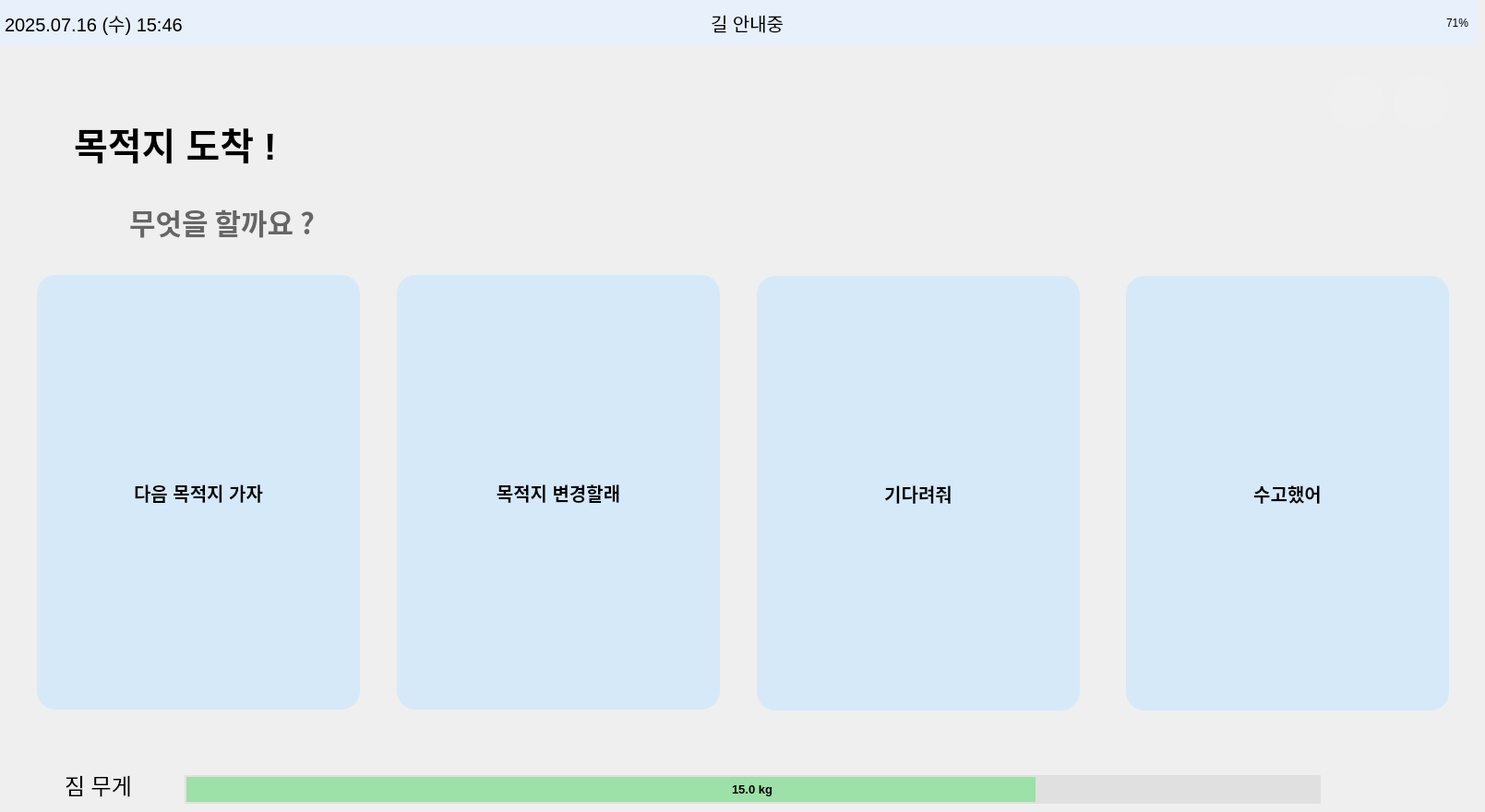
    <widget class="QWidget" name="page_decision_after_arrived">
     <widget class="QPushButton" name="btn_go_next_goal9">
      <property name="geometry">
       <rect>
        <x>40</x>
        <y>298</y>
        <width>350</width>
        <height>471</height>
       </rect>
      </property>
      <property name="font">
       <font>
        <pointsize>-1</pointsize>
        <weight>75</weight>
        <bold>true</bold>
       </font>
      </property>
      <property name="styleSheet">
       <string notr="true">QPushButton {
    background-color: #d6e9f9;
    border: none;
    border-radius: 20px;  /* 숫자 키울수록 더 둥글게 */
    padding: 8px 16px;    /* 내부 여백 */
    font-size: 20px;      /* 글자 크기(선택사항) */
}
</string>
      </property>
      <property name="text">
       <string>다음 목적지 가자</string>
      </property>
     </widget>
     <widget class="QProgressBar" name="weight_bar9">
      <property name="geometry">
       <rect>
        <x>200</x>
        <y>840</y>
        <width>1231</width>
        <height>31</height>
       </rect>
      </property>
      <property name="font">
       <font>
        <pointsize>10</pointsize>
        <weight>75</weight>
        <bold>true</bold>
       </font>
      </property>
      <property name="styleSheet">
       <string notr="true">QProgressBar {
    border: 2px solid #E0E0E0;         /* 테두리: 불투명 회색 */
    border-radius: 30px;               /* 둥글게 */
    background-color: #E0E0E0;         /* 배경: 불투명 연회색 */
    text-align: center;                /* 텍스트 중앙 정렬 */
}

QProgressBar::chunk {
    background-color: rgba(129, 224, 144, 180);   /* 초록색 바 + 투명도 */
    border-radius: 30px;
}
</string>
      </property>
      <property name="maximum">
       <number>20000</number>
      </property>
      <property name="value">
       <number>15000</number>
      </property>
      <property name="format">
       <string>15.0 kg</string>
      </property>
     </widget>
     <widget class="QPushButton" name="btn_back9">
      <property name="geometry">
       <rect>
        <x>1510</x>
        <y>80</y>
        <width>60</width>
        <height>60</height>
       </rect>
      </property>
      <property name="palette">
       <palette>
        <active>
         <colorrole role="Button">
          <brush brushstyle="SolidPattern">
           <color alpha="255">
            <red>240</red>
            <green>240</green>
            <blue>240</blue>
           </color>
          </brush>
         </colorrole>
         <colorrole role="Base">
          <brush brushstyle="SolidPattern">
           <color alpha="255">
            <red>240</red>
            <green>240</green>
            <blue>240</blue>
           </color>
          </brush>
         </colorrole>
         <colorrole role="Window">
          <brush brushstyle="SolidPattern">
           <color alpha="255">
            <red>240</red>
            <green>240</green>
            <blue>240</blue>
           </color>
          </brush>
         </colorrole>
        </active>
        <inactive>
         <colorrole role="Button">
          <brush brushstyle="SolidPattern">
           <color alpha="255">
            <red>240</red>
            <green>240</green>
            <blue>240</blue>
           </color>
          </brush>
         </colorrole>
         <colorrole role="Base">
          <brush brushstyle="SolidPattern">
           <color alpha="255">
            <red>240</red>
            <green>240</green>
            <blue>240</blue>
           </color>
          </brush>
         </colorrole>
         <colorrole role="Window">
          <brush brushstyle="SolidPattern">
           <color alpha="255">
            <red>240</red>
            <green>240</green>
            <blue>240</blue>
           </color>
          </brush>
         </colorrole>
        </inactive>
        <disabled>
         <colorrole role="Button">
          <brush brushstyle="SolidPattern">
           <color alpha="255">
            <red>240</red>
            <green>240</green>
            <blue>240</blue>
           </color>
          </brush>
         </colorrole>
         <colorrole role="Base">
          <brush brushstyle="SolidPattern">
           <color alpha="255">
            <red>240</red>
            <green>240</green>
            <blue>240</blue>
           </color>
          </brush>
         </colorrole>
         <colorrole role="Window">
          <brush brushstyle="SolidPattern">
           <color alpha="255">
            <red>240</red>
            <green>240</green>
            <blue>240</blue>
           </color>
          </brush>
         </colorrole>
        </disabled>
       </palette>
      </property>
      <property name="styleSheet">
       <string notr="true">QPushButton {
    border: none;
    border-radius: 30px;
    background-color: #F0F0F0;
}</string>
      </property>
      <property name="text">
       <string/>
      </property>
      <property name="icon">
       <iconset>
        <normaloff>icon/back.png</normaloff>icon/back.png</iconset>
      </property>
      <property name="iconSize">
       <size>
        <width>40</width>
        <height>40</height>
       </size>
      </property>
     </widget>
     <widget class="QFrame" name="topbar9">
      <property name="geometry">
       <rect>
        <x>0</x>
        <y>0</y>
        <width>1600</width>
        <height>50</height>
       </rect>
      </property>
      <property name="palette">
       <palette>
        <active>
         <colorrole role="WindowText">
          <brush brushstyle="SolidPattern">
           <color alpha="255">
            <red>0</red>
            <green>0</green>
            <blue>0</blue>
           </color>
          </brush>
         </colorrole>
         <colorrole role="Button">
          <brush brushstyle="SolidPattern">
           <color alpha="255">
            <red>231</red>
            <green>240</green>
            <blue>251</blue>
           </color>
          </brush>
         </colorrole>
         <colorrole role="Light">
          <brush brushstyle="SolidPattern">
           <color alpha="255">
            <red>255</red>
            <green>116</green>
            <blue>116</blue>
           </color>
          </brush>
         </colorrole>
         <colorrole role="Midlight">
          <brush brushstyle="SolidPattern">
           <color alpha="255">
            <red>247</red>
            <green>63</green>
            <blue>63</blue>
           </color>
          </brush>
         </colorrole>
         <colorrole role="Dark">
          <brush brushstyle="SolidPattern">
           <color alpha="255">
            <red>120</red>
            <green>6</green>
            <blue>6</blue>
           </color>
          </brush>
         </colorrole>
         <colorrole role="Mid">
          <brush brushstyle="SolidPattern">
           <color alpha="255">
            <red>160</red>
            <green>7</green>
            <blue>7</blue>
           </color>
          </brush>
         </colorrole>
         <colorrole role="Text">
          <brush brushstyle="SolidPattern">
           <color alpha="255">
            <red>0</red>
            <green>0</green>
            <blue>0</blue>
           </color>
          </brush>
         </colorrole>
         <colorrole role="BrightText">
          <brush brushstyle="SolidPattern">
           <color alpha="255">
            <red>255</red>
            <green>255</green>
            <blue>255</blue>
           </color>
          </brush>
         </colorrole>
         <colorrole role="ButtonText">
          <brush brushstyle="SolidPattern">
           <color alpha="255">
            <red>0</red>
            <green>0</green>
            <blue>0</blue>
           </color>
          </brush>
         </colorrole>
         <colorrole role="Base">
          <brush brushstyle="SolidPattern">
           <color alpha="255">
            <red>231</red>
            <green>240</green>
            <blue>251</blue>
           </color>
          </brush>
         </colorrole>
         <colorrole role="Window">
          <brush brushstyle="SolidPattern">
           <color alpha="255">
            <red>231</red>
            <green>240</green>
            <blue>251</blue>
           </color>
          </brush>
         </colorrole>
         <colorrole role="Shadow">
          <brush brushstyle="SolidPattern">
           <color alpha="255">
            <red>0</red>
            <green>0</green>
            <blue>0</blue>
           </color>
          </brush>
         </colorrole>
         <colorrole role="AlternateBase">
          <brush brushstyle="SolidPattern">
           <color alpha="255">
            <red>247</red>
            <green>133</green>
            <blue>133</blue>
           </color>
          </brush>
         </colorrole>
         <colorrole role="ToolTipBase">
          <brush brushstyle="SolidPattern">
           <color alpha="255">
            <red>255</red>
            <green>255</green>
            <blue>220</blue>
           </color>
          </brush>
         </colorrole>
         <colorrole role="ToolTipText">
          <brush brushstyle="SolidPattern">
           <color alpha="255">
            <red>0</red>
            <green>0</green>
            <blue>0</blue>
           </color>
          </brush>
         </colorrole>
         <colorrole role="PlaceholderText">
          <brush brushstyle="SolidPattern">
           <color alpha="128">
            <red>0</red>
            <green>0</green>
            <blue>0</blue>
           </color>
          </brush>
         </colorrole>
        </active>
        <inactive>
         <colorrole role="WindowText">
          <brush brushstyle="SolidPattern">
           <color alpha="255">
            <red>0</red>
            <green>0</green>
            <blue>0</blue>
           </color>
          </brush>
         </colorrole>
         <colorrole role="Button">
          <brush brushstyle="SolidPattern">
           <color alpha="255">
            <red>231</red>
            <green>240</green>
            <blue>251</blue>
           </color>
          </brush>
         </colorrole>
         <colorrole role="Light">
          <brush brushstyle="SolidPattern">
           <color alpha="255">
            <red>255</red>
            <green>116</green>
            <blue>116</blue>
           </color>
          </brush>
         </colorrole>
         <colorrole role="Midlight">
          <brush brushstyle="SolidPattern">
           <color alpha="255">
            <red>247</red>
            <green>63</green>
            <blue>63</blue>
           </color>
          </brush>
         </colorrole>
         <colorrole role="Dark">
          <brush brushstyle="SolidPattern">
           <color alpha="255">
            <red>120</red>
            <green>6</green>
            <blue>6</blue>
           </color>
          </brush>
         </colorrole>
         <colorrole role="Mid">
          <brush brushstyle="SolidPattern">
           <color alpha="255">
            <red>160</red>
            <green>7</green>
            <blue>7</blue>
           </color>
          </brush>
         </colorrole>
         <colorrole role="Text">
          <brush brushstyle="SolidPattern">
           <color alpha="255">
            <red>0</red>
            <green>0</green>
            <blue>0</blue>
           </color>
          </brush>
         </colorrole>
         <colorrole role="BrightText">
          <brush brushstyle="SolidPattern">
           <color alpha="255">
            <red>255</red>
            <green>255</green>
            <blue>255</blue>
           </color>
          </brush>
         </colorrole>
         <colorrole role="ButtonText">
          <brush brushstyle="SolidPattern">
           <color alpha="255">
            <red>0</red>
            <green>0</green>
            <blue>0</blue>
           </color>
          </brush>
         </colorrole>
         <colorrole role="Base">
          <brush brushstyle="SolidPattern">
           <color alpha="255">
            <red>231</red>
            <green>240</green>
            <blue>251</blue>
           </color>
          </brush>
         </colorrole>
         <colorrole role="Window">
          <brush brushstyle="SolidPattern">
           <color alpha="255">
            <red>231</red>
            <green>240</green>
            <blue>251</blue>
           </color>
          </brush>
         </colorrole>
         <colorrole role="Shadow">
          <brush brushstyle="SolidPattern">
           <color alpha="255">
            <red>0</red>
            <green>0</green>
            <blue>0</blue>
           </color>
          </brush>
         </colorrole>
         <colorrole role="AlternateBase">
          <brush brushstyle="SolidPattern">
           <color alpha="255">
            <red>247</red>
            <green>133</green>
            <blue>133</blue>
           </color>
          </brush>
         </colorrole>
         <colorrole role="ToolTipBase">
          <brush brushstyle="SolidPattern">
           <color alpha="255">
            <red>255</red>
            <green>255</green>
            <blue>220</blue>
           </color>
          </brush>
         </colorrole>
         <colorrole role="ToolTipText">
          <brush brushstyle="SolidPattern">
           <color alpha="255">
            <red>0</red>
            <green>0</green>
            <blue>0</blue>
           </color>
          </brush>
         </colorrole>
         <colorrole role="PlaceholderText">
          <brush brushstyle="SolidPattern">
           <color alpha="128">
            <red>0</red>
            <green>0</green>
            <blue>0</blue>
           </color>
          </brush>
         </colorrole>
        </inactive>
        <disabled>
         <colorrole role="WindowText">
          <brush brushstyle="SolidPattern">
           <color alpha="255">
            <red>120</red>
            <green>6</green>
            <blue>6</blue>
           </color>
          </brush>
         </colorrole>
         <colorrole role="Button">
          <brush brushstyle="SolidPattern">
           <color alpha="255">
            <red>231</red>
            <green>240</green>
            <blue>251</blue>
           </color>
          </brush>
         </colorrole>
         <colorrole role="Light">
          <brush brushstyle="SolidPattern">
           <color alpha="255">
            <red>255</red>
            <green>116</green>
            <blue>116</blue>
           </color>
          </brush>
         </colorrole>
         <colorrole role="Midlight">
          <brush brushstyle="SolidPattern">
           <color alpha="255">
            <red>247</red>
            <green>63</green>
            <blue>63</blue>
           </color>
          </brush>
         </colorrole>
         <colorrole role="Dark">
          <brush brushstyle="SolidPattern">
           <color alpha="255">
            <red>120</red>
            <green>6</green>
            <blue>6</blue>
           </color>
          </brush>
         </colorrole>
         <colorrole role="Mid">
          <brush brushstyle="SolidPattern">
           <color alpha="255">
            <red>160</red>
            <green>7</green>
            <blue>7</blue>
           </color>
          </brush>
         </colorrole>
         <colorrole role="Text">
          <brush brushstyle="SolidPattern">
           <color alpha="255">
            <red>120</red>
            <green>6</green>
            <blue>6</blue>
           </color>
          </brush>
         </colorrole>
         <colorrole role="BrightText">
          <brush brushstyle="SolidPattern">
           <color alpha="255">
            <red>255</red>
            <green>255</green>
            <blue>255</blue>
           </color>
          </brush>
         </colorrole>
         <colorrole role="ButtonText">
          <brush brushstyle="SolidPattern">
           <color alpha="255">
            <red>120</red>
            <green>6</green>
            <blue>6</blue>
           </color>
          </brush>
         </colorrole>
         <colorrole role="Base">
          <brush brushstyle="SolidPattern">
           <color alpha="255">
            <red>231</red>
            <green>240</green>
            <blue>251</blue>
           </color>
          </brush>
         </colorrole>
         <colorrole role="Window">
          <brush brushstyle="SolidPattern">
           <color alpha="255">
            <red>231</red>
            <green>240</green>
            <blue>251</blue>
           </color>
          </brush>
         </colorrole>
         <colorrole role="Shadow">
          <brush brushstyle="SolidPattern">
           <color alpha="255">
            <red>0</red>
            <green>0</green>
            <blue>0</blue>
           </color>
          </brush>
         </colorrole>
         <colorrole role="AlternateBase">
          <brush brushstyle="SolidPattern">
           <color alpha="255">
            <red>240</red>
            <green>11</green>
            <blue>11</blue>
           </color>
          </brush>
         </colorrole>
         <colorrole role="ToolTipBase">
          <brush brushstyle="SolidPattern">
           <color alpha="255">
            <red>255</red>
            <green>255</green>
            <blue>220</blue>
           </color>
          </brush>
         </colorrole>
         <colorrole role="ToolTipText">
          <brush brushstyle="SolidPattern">
           <color alpha="255">
            <red>0</red>
            <green>0</green>
            <blue>0</blue>
           </color>
          </brush>
         </colorrole>
         <colorrole role="PlaceholderText">
          <brush brushstyle="SolidPattern">
           <color alpha="128">
            <red>0</red>
            <green>0</green>
            <blue>0</blue>
           </color>
          </brush>
         </colorrole>
        </disabled>
       </palette>
      </property>
      <property name="styleSheet">
       <string>background-color: #e7f0fb;</string>
      </property>
      <widget class="QLabel" name="label_datetime9">
       <property name="geometry">
        <rect>
         <x>5</x>
         <y>0</y>
         <width>331</width>
         <height>50</height>
        </rect>
       </property>
       <property name="font">
        <font>
         <pointsize>15</pointsize>
        </font>
       </property>
       <property name="text">
        <string>2025.07.16 (수) 15:46</string>
       </property>
      </widget>
      <widget class="QLabel" name="label_battery9">
       <property name="geometry">
        <rect>
         <x>1470</x>
         <y>0</y>
         <width>121</width>
         <height>50</height>
        </rect>
       </property>
       <property name="text">
        <string>71%</string>
       </property>
       <property name="alignment">
        <set>Qt::AlignRight|Qt::AlignTrailing|Qt::AlignVCenter</set>
       </property>
      </widget>
      <widget class="QLabel" name="label_status9">
       <property name="geometry">
        <rect>
         <x>770</x>
         <y>0</y>
         <width>141</width>
         <height>50</height>
        </rect>
       </property>
       <property name="font">
        <font>
         <pointsize>15</pointsize>
         <weight>50</weight>
         <bold>false</bold>
        </font>
       </property>
       <property name="text">
        <string>길 안내중</string>
       </property>
      </widget>
      <widget class="QLabel" name="label_image9">
       <property name="geometry">
        <rect>
         <x>720</x>
         <y>0</y>
         <width>51</width>
         <height>41</height>
        </rect>
       </property>
       <property name="text">
        <string/>
       </property>
       <property name="pixmap">
        <pixmap>icon/길 안내중.png</pixmap>
       </property>
       <property name="scaledContents">
        <bool>true</bool>
       </property>
      </widget>
     </widget>
     <widget class="QLabel" name="label_arrived_text9">
      <property name="geometry">
       <rect>
        <x>80</x>
        <y>90</y>
        <width>281</width>
        <height>131</height>
       </rect>
      </property>
      <property name="font">
       <font>
        <pointsize>30</pointsize>
        <weight>75</weight>
        <bold>true</bold>
       </font>
      </property>
      <property name="styleSheet">
       <string notr="true">background-color: rgba(255, 255, 255, 0);</string>
      </property>
      <property name="text">
       <string>목적지 도착 !</string>
      </property>
      <property name="alignment">
       <set>Qt::AlignLeading|Qt::AlignLeft|Qt::AlignVCenter</set>
      </property>
     </widget>
     <widget class="QLabel" name="label_weight9">
      <property name="geometry">
       <rect>
        <x>70</x>
        <y>830</y>
        <width>101</width>
        <height>41</height>
       </rect>
      </property>
      <property name="font">
       <font>
        <pointsize>18</pointsize>
       </font>
      </property>
      <property name="styleSheet">
       <string notr="true">QLabel {
    color: #000000;  /* 원하는 색상 코드로 변경 */
}
</string>
      </property>
      <property name="text">
       <string>짐 무게</string>
      </property>
      <property name="alignment">
       <set>Qt::AlignLeading|Qt::AlignLeft|Qt::AlignVCenter</set>
      </property>
     </widget>
     <widget class="QPushButton" name="btn_home9">
      <property name="geometry">
       <rect>
        <x>1440</x>
        <y>80</y>
        <width>60</width>
        <height>60</height>
       </rect>
      </property>
      <property name="palette">
       <palette>
        <active>
         <colorrole role="Button">
          <brush brushstyle="SolidPattern">
           <color alpha="255">
            <red>240</red>
            <green>240</green>
            <blue>240</blue>
           </color>
          </brush>
         </colorrole>
         <colorrole role="Base">
          <brush brushstyle="SolidPattern">
           <color alpha="255">
            <red>240</red>
            <green>240</green>
            <blue>240</blue>
           </color>
          </brush>
         </colorrole>
         <colorrole role="Window">
          <brush brushstyle="SolidPattern">
           <color alpha="255">
            <red>240</red>
            <green>240</green>
            <blue>240</blue>
           </color>
          </brush>
         </colorrole>
        </active>
        <inactive>
         <colorrole role="Button">
          <brush brushstyle="SolidPattern">
           <color alpha="255">
            <red>240</red>
            <green>240</green>
            <blue>240</blue>
           </color>
          </brush>
         </colorrole>
         <colorrole role="Base">
          <brush brushstyle="SolidPattern">
           <color alpha="255">
            <red>240</red>
            <green>240</green>
            <blue>240</blue>
           </color>
          </brush>
         </colorrole>
         <colorrole role="Window">
          <brush brushstyle="SolidPattern">
           <color alpha="255">
            <red>240</red>
            <green>240</green>
            <blue>240</blue>
           </color>
          </brush>
         </colorrole>
        </inactive>
        <disabled>
         <colorrole role="Button">
          <brush brushstyle="SolidPattern">
           <color alpha="255">
            <red>240</red>
            <green>240</green>
            <blue>240</blue>
           </color>
          </brush>
         </colorrole>
         <colorrole role="Base">
          <brush brushstyle="SolidPattern">
           <color alpha="255">
            <red>240</red>
            <green>240</green>
            <blue>240</blue>
           </color>
          </brush>
         </colorrole>
         <colorrole role="Window">
          <brush brushstyle="SolidPattern">
           <color alpha="255">
            <red>240</red>
            <green>240</green>
            <blue>240</blue>
           </color>
          </brush>
         </colorrole>
        </disabled>
       </palette>
      </property>
      <property name="styleSheet">
       <string notr="true">QPushButton {
    border: none;
    border-radius: 30px;
    background-color: #F0F0F0;
}</string>
      </property>
      <property name="text">
       <string/>
      </property>
      <property name="icon">
       <iconset>
        <normaloff>icon/home.png</normaloff>icon/home.png</iconset>
      </property>
      <property name="iconSize">
       <size>
        <width>40</width>
        <height>40</height>
       </size>
      </property>
     </widget>
     <widget class="QLabel" name="label_what9">
      <property name="geometry">
       <rect>
        <x>140</x>
        <y>210</y>
        <width>251</width>
        <height>61</height>
       </rect>
      </property>
      <property name="font">
       <font>
        <family>Ubuntu Sans</family>
        <pointsize>23</pointsize>
        <weight>75</weight>
        <bold>true</bold>
       </font>
      </property>
      <property name="styleSheet">
       <string notr="true">QLabel {
    background-color: transparent;  /* 배경 투명 유지 */
    color: #666666;                 /* 텍스트 색상: 진한 회색 */
}
</string>
      </property>
      <property name="text">
       <string>무엇을 할까요 ?</string>
      </property>
      <property name="alignment">
       <set>Qt::AlignLeading|Qt::AlignLeft|Qt::AlignVCenter</set>
      </property>
     </widget>
     <widget class="QPushButton" name="btn_change_goal9">
      <property name="geometry">
       <rect>
        <x>430</x>
        <y>298</y>
        <width>350</width>
        <height>471</height>
       </rect>
      </property>
      <property name="font">
       <font>
        <pointsize>-1</pointsize>
        <weight>75</weight>
        <bold>true</bold>
       </font>
      </property>
      <property name="styleSheet">
       <string notr="true">QPushButton {
    background-color: #d6e9f9;
    border: none;
    border-radius: 20px;  /* 숫자 키울수록 더 둥글게 */
    padding: 8px 16px;    /* 내부 여백 */
    font-size: 20px;      /* 글자 크기(선택사항) */
}
</string>
      </property>
      <property name="text">
       <string>목적지 변경할래</string>
      </property>
     </widget>
     <widget class="QPushButton" name="btn_wait9">
      <property name="geometry">
       <rect>
        <x>820</x>
        <y>299</y>
        <width>350</width>
        <height>471</height>
       </rect>
      </property>
      <property name="font">
       <font>
        <pointsize>-1</pointsize>
        <weight>75</weight>
        <bold>true</bold>
       </font>
      </property>
      <property name="styleSheet">
       <string notr="true">QPushButton {
    background-color: #d6e9f9;
    border: none;
    border-radius: 20px;  /* 숫자 키울수록 더 둥글게 */
    padding: 8px 16px;    /* 내부 여백 */
    font-size: 20px;      /* 글자 크기(선택사항) */
}
</string>
      </property>
      <property name="text">
       <string>기다려줘</string>
      </property>
     </widget>
     <widget class="QPushButton" name="btn_bye9">
      <property name="geometry">
       <rect>
        <x>1220</x>
        <y>299</y>
        <width>350</width>
        <height>471</height>
       </rect>
      </property>
      <property name="font">
       <font>
        <pointsize>-1</pointsize>
        <weight>75</weight>
        <bold>true</bold>
       </font>
      </property>
      <property name="styleSheet">
       <string notr="true">QPushButton {
    background-color: #d6e9f9;
    border: none;
    border-radius: 20px;  /* 숫자 키울수록 더 둥글게 */
    padding: 8px 16px;    /* 내부 여백 */
    font-size: 20px;      /* 글자 크기(선택사항) */
}
</string>
      </property>
      <property name="text">
       <string>수고했어</string>
      </property>
     </widget>
    </widget>
